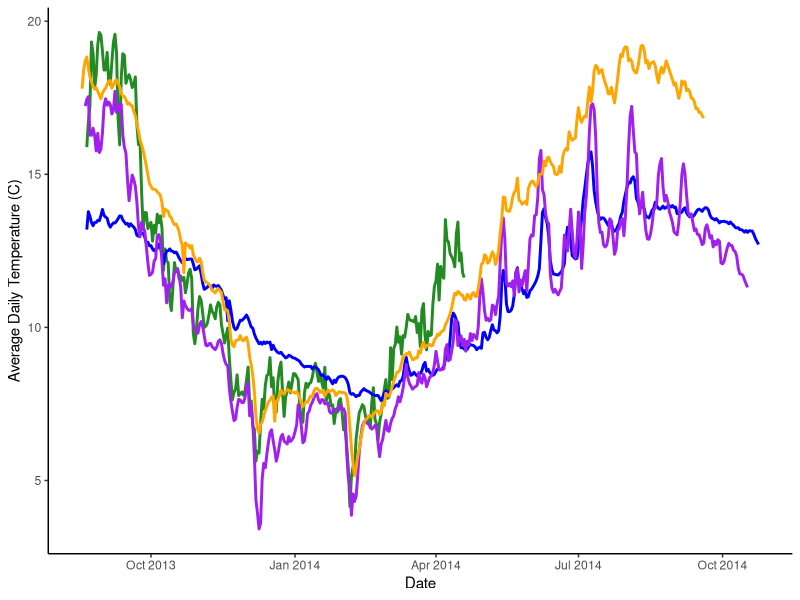
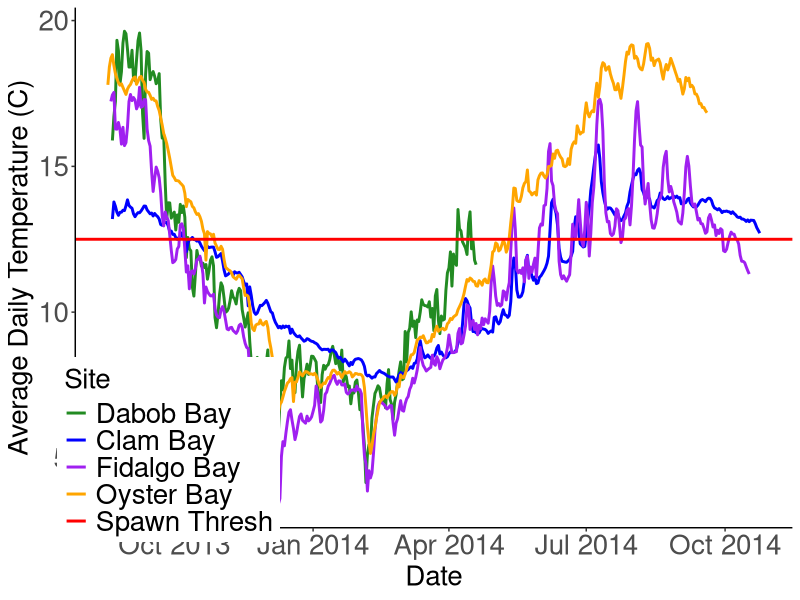
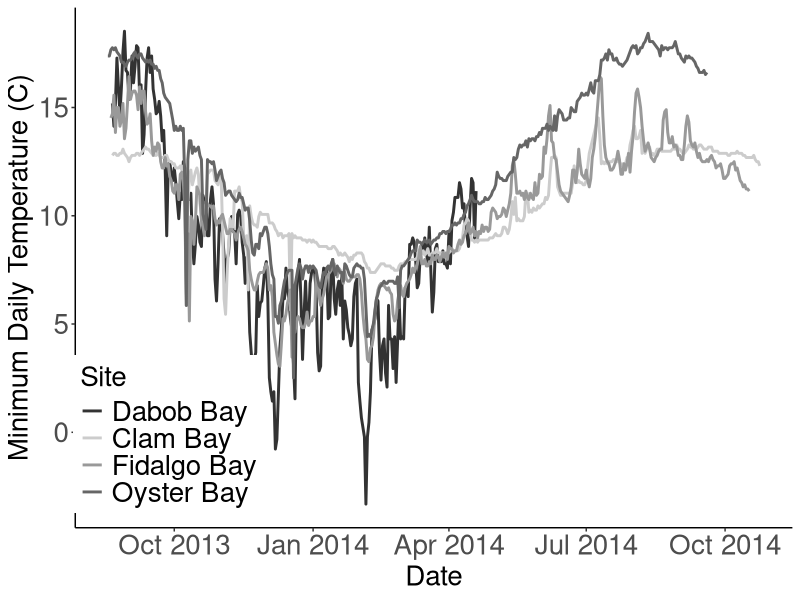
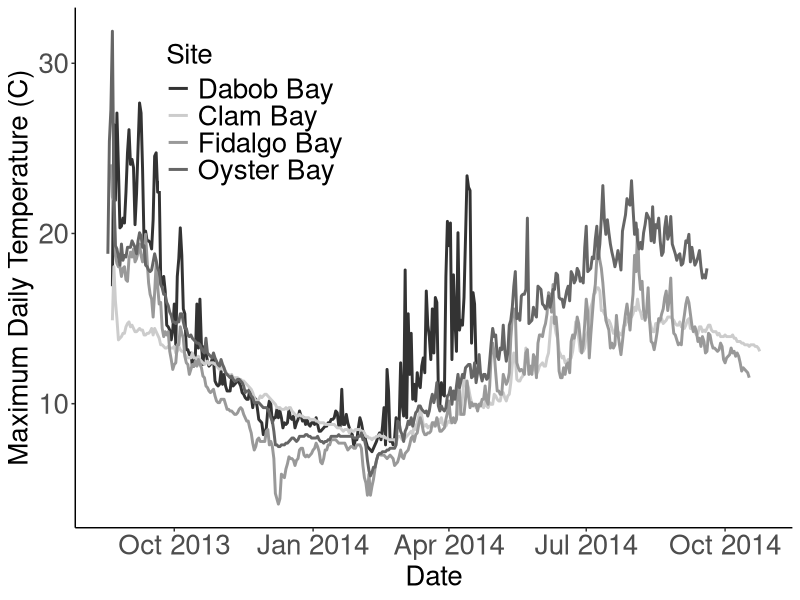

Write R code to recreate these figures, in order.
#install.packages("plyr")
#install.packages("ggplot2")
require(plyr)
require(ggplot2)

#set working directory to local copy of repository
setwd<-("**your directory here**")

daby1edit<-read.csv("./data/Dabob-temp-2014.csv")
#reads in edited CSV with raw data.


daby1edit$Date<-as.Date(daby1edit$Date,"%m/%d/%Y")
#Tells R that the date column contains dates so it knows how to deal with them


dabmeantemp<-ddply(daby1edit,.(Date),summarise,mean_temp=mean(Temp,na.rm=T),min_temp=min(Temp,na.rm=T),max_temp=max(Temp,na.rm=T))
#finds the mean, minimum, and maximum daily temps from raw data and creates dataframe with them for Dabob

many1v3<-read.csv('./data/Manchester-temp-2014.csv')
#reads in edited CSV with raw data.

many1v3$Date<-as.Date(many1v3$Date,"%m/%d/%Y")
#Tells R that the date column contains dates so it knows how to deal with them


manmeantemp<-ddply(many1v3,.(Date),summarise,mean_temp=mean(Temp,na.rm=T),min_temp=min(Temp,na.rm=T),max_temp=max(Temp,na.rm=T))
#finds the mean, minimum, and maximum daily temps from raw data and creates dataframe with them for Manchester


fidy1v3<-read.csv("./data/Fidalgo-temp-2014.csv")
#reads in edited CSV with raw data.


fidy1v3$Date<-as.Date(fidy1v3$Date,"%m/%d/%Y")
#Tells R that the date column contains dates so it knows how to deal with them


fidmeantemp<-ddply(fidy1v3,.(Date),summarise,mean_temp=mean(Temp,na.rm=T),min_temp=min(Temp,na.rm=T),max_temp=max(Temp,na.rm=T))
#finds the mean, minimum, and maximum daily temps from raw data and creates dataframe with them for Fidalgo


oysy1edit<-read.csv("./data/OysterBay-temp-2014.csv")
#reads in edited CSV with raw data.


oysy1edit$Date<-as.Date(oysy1edit$Date, "%m/%d/%Y")
#Tells R that the date column contains dates so it knows how to deal with them


oysmeantemp<-ddply(oysy1edit,.(Date),summarise,mean_temp=mean(Temp,na.rm=T),min_temp=min(Temp,na.rm=T),max_temp=max(Temp,na.rm=T))
#finds the mean, minimum, and maximum daily temps from raw data and creates dataframe with them for Oyster Bay


ggplot()+
  geom_line(data=dabmeantemp, aes(x=Date, y=mean_temp, group=1),col="forestgreen",size=1,guide=T)+
  geom_line(data=manmeantemp, aes(x=Date, y=mean_temp, group=1),col="blue",size=1)+
  geom_line(data=fidmeantemp, aes(x=Date, y=mean_temp, group=1),col="purple",size=1)+
  geom_line(data=oysmeantemp, aes(x=Date, y=mean_temp, group=1),col="orange",size=1)+
  labs(x="Date",y="Average Daily Temperature (C)")+
  theme_bw()+theme(panel.border = element_blank(),
                  panel.grid.major = element_blank(), 
                  panel.grid.minor = element_blank(),
                  axis.line = element_line(colour = "black"))
#Creates a graph with each line representing average daily temps for each site


ggplot()+
  geom_line(data=dabmeantemp, aes(x=Date, y=mean_temp, group=1, colour="1"),size=1)+
  geom_line(data=manmeantemp, aes(x=Date, y=mean_temp, group=1, colour="2"),size=1)+
  geom_line(data=fidmeantemp, aes(x=Date, y=mean_temp, group=1, colour="3"),size=1)+
  geom_line(data=oysmeantemp, aes(x=Date, y=mean_temp, group=1, colour="4"),size=1)+
  geom_hline(aes(yintercept=12.5,colour="5"),size=1)+
  scale_colour_manual(values=c("forestgreen","blue","purple","orange","red"),
                      name="Site",
                      labels=c("Dabob Bay","Clam Bay","Fidalgo Bay","Oyster Bay","Spawn Thresh"))+
  labs(x="Date",y="Average Daily Temperature (C)")+
  theme_bw()+
  theme(legend.position=c(0.13,0.15),
        legend.text=element_text(size=20),
        legend.title=element_text(size=20),
        axis.text.x=element_text(size=20),
        axis.title.x=element_text(size=20),
        axis.text.y=element_text(size=20),
        axis.title.y=element_text(size=20))+
  theme(panel.border = element_blank(),
        panel.grid.major = element_blank(), 
        panel.grid.minor = element_blank(),
        axis.line = element_line(colour = "black"))
#Creates a graph with each line representing average daily temps for each site also adds red line to indicate Spawning threshold


ggplot()+
  geom_line(data=dabmeantemp, aes(x=Date, y=min_temp, group=1, colour="1"),size=1)+
  geom_line(data=manmeantemp, aes(x=Date, y=min_temp, group=1, colour="2"),size=1)+
  geom_line(data=fidmeantemp, aes(x=Date, y=min_temp, group=1, colour="3"),size=1)+
  geom_line(data=oysmeantemp, aes(x=Date, y=min_temp, group=1, colour="4"),size=1)+
  scale_colour_manual(values=c("#333333","#cccccc","#999999","#666666"),
                      name="Site",
                      labels=c("Dabob Bay","Clam Bay","Fidalgo Bay","Oyster Bay"))+
  labs(x="Date",y="Minimum Daily Temperature (C)")+
  theme_bw()+
  theme(legend.position=c(0.13,0.18),
        legend.text=element_text(size=20),
        legend.title=element_text(size=20),
        axis.text.x=element_text(size=20),
        axis.title.x=element_text(size=20),
        axis.text.y=element_text(size=20),
        axis.title.y=element_text(size=20))+
  theme(panel.border = element_blank(),
        panel.grid.major = element_blank(), 
        panel.grid.minor = element_blank(),
        axis.line = element_line(colour = "black"))
#Creates a graph with each line representing observed minimum daily temps for each site


ggplot()+
  geom_line(data=dabmeantemp, aes(x=Date, y=max_temp, group=1, colour="1"),size=1)+
  geom_line(data=manmeantemp, aes(x=Date, y=max_temp, group=1, colour="2"),size=1)+
  geom_line(data=fidmeantemp, aes(x=Date, y=max_temp, group=1, colour="3"),size=1)+
  geom_line(data=oysmeantemp, aes(x=Date, y=max_temp, group=1, colour="4"),size=1)+
  scale_colour_manual(values=c("#333333","#cccccc","#999999","#666666"),
                      name="Site",
                      labels=c("Dabob Bay","Clam Bay","Fidalgo Bay","Oyster Bay"))+
  labs(x="Date",y="Maximum Daily Temperature (C)")+
  theme_bw()+
  theme(legend.position=c(0.25,0.8),
        legend.text=element_text(size=20),
        legend.title=element_text(size=20),
        axis.text.x=element_text(size=20),
        axis.title.x=element_text(size=20),
        axis.text.y=element_text(size=20),
        axis.title.y=element_text(size=20))+
  theme(panel.border = element_blank(),
        panel.grid.major = element_blank(), 
        panel.grid.minor = element_blank(),
        axis.line = element_line(colour = "black"))
#Creates a graph with each line representing observed maximum daily temps for each site

#Dates Min Temp met Spawn Threshold
oysspawntemp<-oysmeantemp[(oysmeantemp$min_temp >= 12.5 & format(oysmeantemp$Date,"%Y")=="2014"),]
manspawntemp<-manmeantemp[(manmeantemp$min_temp >= 12.5 & format(manmeantemp$Date,"%Y")=="2014"),]
fidspawntemp<-fidmeantemp[(fidmeantemp$min_temp >= 12.5 & format(fidmeantemp$Date,"%Y")=="2014"),]
